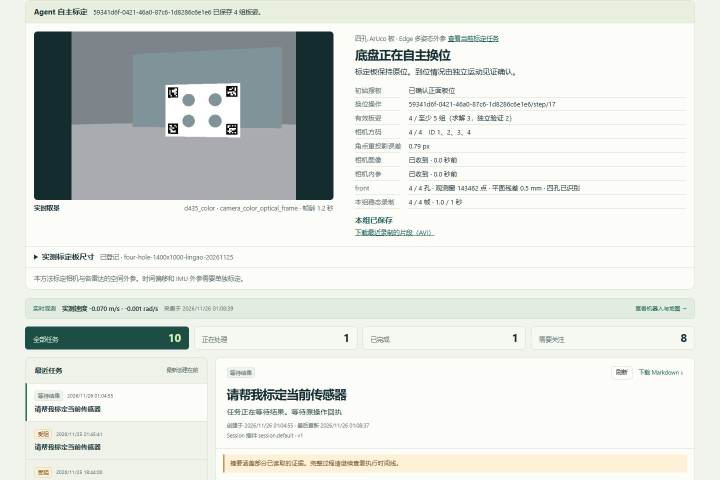
#> input picture artifacts/verification/fixed-rover-gazebo-20261125/tracking-nov26/workbench-reverse.jpg, 1440 x 960 px (shown at 1/2 size)
$ python four_hole_photo_witness.py ../../artifacts/verification/fixed-rover-gazebo-20261125/tracking-nov26/workbench-reverse.jpg --baseline-mm 1.0
#> lines starting #> are read from the running program, lines starting #| are printed output that depends on the picture
### calibration/circle_target.py
"""Read-only spatial calibration with four through holes and FAST-Calib's ArUco layout.

All metric lengths come from the operator's target profile. LiDAR hole centers
are independently measured in a plane; neither camera pose nor nominal TF is
used to find that plane or to label its rotationally symmetric constellation.
"""
from itertools import combinations, permutations

import cv2
import numpy as np

from calibration import board_solver
from calibration.board_metrics import four_hole_lengths
from calibration.targets import rotation_xyzw


IDS = (1, 2, 4, 3)  # clockwise from the upper left, in the printed board's frame
SIGNS = np.array([[-1., -1.], [1., -1.], [1., 1.], [-1., 1.]])
PAIRS = np.array(list(combinations(range(4), 2)))
ORDERS = np.array(list(permutations(range(4))))
METHOD = "aruco_four_hole_rigid_v1"


# [4 lines left out: function dimensions, not called in this run]


def marker_corners(rgb):
    """Decode all target markers in full-resolution RGB pixel coordinates."""
    image = np.asarray(rgb)
    if image.ndim != 3 or image.shape[2] != 3 or image.dtype != np.uint8 or not image.size:
        raise ValueError("invalid RGB image")
    if not hasattr(cv2, "aruco"):
        raise ValueError("opencv_aruco_unavailable")
    gray = cv2.cvtColor(image, cv2.COLOR_RGB2GRAY)
    a = cv2.aruco
    dictionary = a.getPredefinedDictionary(a.DICT_6X6_250)
    params = a.DetectorParameters() if hasattr(a, "ArucoDetector") else a.DetectorParameters_create()
    params.cornerRefinementMethod = a.CORNER_REFINE_SUBPIX
    if hasattr(a, "ArucoDetector"):
        points, ids, _ = a.ArucoDetector(dictionary, params).detectMarkers(gray)
    else:
        points, ids, _ = a.detectMarkers(gray, dictionary, parameters=params)
    markers = {}
    for ident, corners in zip(() if ids is None else ids.ravel(), points):
        if ident in IDS:
            if ident in markers:
                return {}  # Multiple copies cannot be assigned to the same physical board.
            markers[int(ident)] = corners.reshape(4, 2).astype(float)
    return markers


# [216 lines left out: functions _camera_geometry, _camera_plane, _planning_plane, recognize, _rim, _hole_sets and 1 more, not called in this run]


ANCHOR_MIN_RATIO = .025


# [119 lines left out: functions _rigid, _anchors, score_view_geometry, _holes, _paired, _residuals and 3 more, not called in this run]

### tests/system/four_hole_photo_witness.py
"""Estimate relative board dimensions from one photograph, square markers and a measured baseline."""
import argparse
import hashlib
import json
from pathlib import Path

import cv2
import numpy as np

from calibration.circle_target import IDS,marker_corners


def measure(photo, baseline):
#> called with baseline = 1
    gray=cv2.imread(str(photo),cv2.IMREAD_GRAYSCALE)
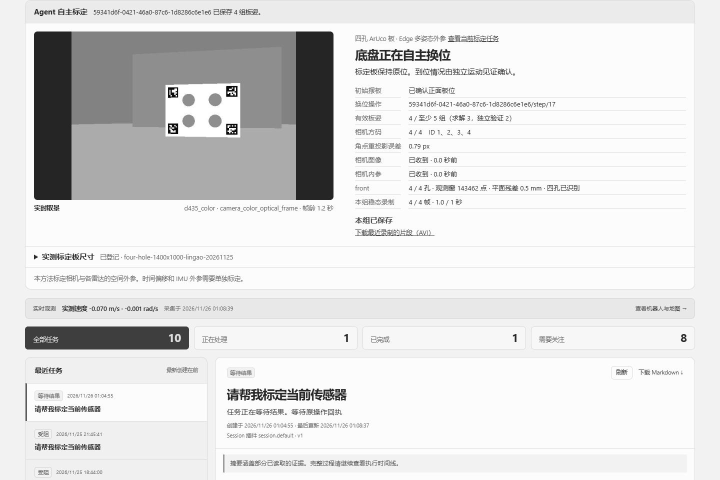
#> gray: shape (960, 1440) (shown at 1/2 size); min 0, max 255, mean 223.6
    marks=marker_corners(cv2.cvtColor(gray,cv2.COLOR_GRAY2RGB))
#> in marker_corners, `points, ids, _ = a.ArucoDetector(dictionary, params).detectMarkers(gray)`: ids = [4, 2, 1, 3]
#> the loop in marker_corners, `for ident, corners in zip(() if ids is None else ids.ravel(), points):` made 4 passes
#> ident on passes 1, 4: 4, 3
#> (ident, corners) on passes 2 to 3: (2, [[452.7, 171.5], [474.4, 171.8], [474.1, 193], [452, 193]]), (1, [[335.6, 174.6], [355, 174], [355.4, 194.3], [335.8, 195.2]])
#> after the loop in marker_corners, `for ident, corners in zip(() if ids is None else ids.ravel(), points):`: markers = 4 items
#> marks = 4 items
    if set(marks)!=set(IDS):
        raise ValueError("all four unique printed markers must be visible")
    corners=np.stack([marks[i] for i in IDS])
    def center(q):
        p=np.column_stack((q,np.ones(4)))
        c=np.cross(np.cross(p[0],p[2]),np.cross(p[1],p[3]))
        return c[:2]/c[2]
    unit=np.float32([[0,0],[1,0],[1,1],[0,1]])
    h=cv2.getPerspectiveTransform(np.float32([center(m) for m in corners]),unit)
#> h = [[0.0105, 4.6e-05, -3.63], [0.000311, 0.0163, -3.11], [0.000506, 1.71e-06, 1]]
    q=cv2.perspectiveTransform(corners.reshape(1,-1,2),h).reshape(4,4,2)
    # A rectangular grid leaves one unknown axis scale. Fit it from the square printed codes.
    edges=q-np.roll(q,1,axis=1)
    horizontal=abs(edges[:,:,0])>abs(edges[:,:,1])
#> horizontal = [[False, True, False, True], [False, True, False, True], [False, True, False, True], [False, True, False, True]]
    marker_x=abs(edges[:,:,0][horizontal])*baseline
#> marker_x = [0.173, 0.174, 0.176, 0.179, 0.179, 0.179, 0.174, 0.176]
    marker_y=abs(edges[:,:,1][~horizontal])
#> marker_y = [0.286, 0.28, 0.284, 0.279, 0.278, 0.28, 0.273, 0.287]
    height=float(np.median(marker_x)/np.median(marker_y))
#> height = 0.629
    pad=150
    h=np.array([[baseline,0,pad],[0,height,pad],[0,0,1.]])@h
#> h = [[0.0864, 0.000302, 146.4], [0.0761, 0.0105, 148], [0.000506, 1.71e-06, 1]]
    rect=cv2.warpPerspective(gray,h,(round(baseline+2*pad),round(height+2*pad)))
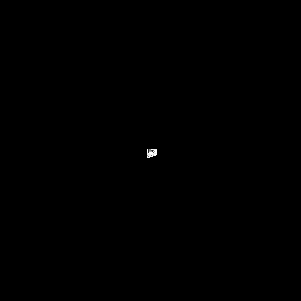
#> rect: shape (301, 301); min 0, max 254, mean 0.2
    centers=[]
    diameters=[]
    seeds=[]
    for x,y in ((0,0),(1,0),(1,1),(0,1)):
        # Each quarter is searched independently. The supplied board spacing and diameter are not inputs.
        x0=round(pad+x*baseline/2)
        y0=round(pad+y*height/2)
        part=rect[y0:round(y0+height/2),x0:round(x0+baseline/2)]
        circles=cv2.HoughCircles(cv2.GaussianBlur(part,(5,5),1),cv2.HOUGH_GRADIENT,1,minDist=baseline*.20,
                                 param1=80,param2=35,minRadius=int(baseline*.06),maxRadius=int(height*.23))
        if circles is None or len(circles[0])!=1:
            raise ValueError("no unique circular rim in photograph quadrant")
        cx,cy,r=circles[0,0]
        seeds.append((float(cx+x0),float(cy+y0),float(r)))
#> this loop made 1 pass
#> y0 on pass 1: 150
#> after the loop, seeds = []
    blurred=cv2.GaussianBlur(rect,(5,5),1.)
    dy,dx=np.gradient(blurred.astype(float))
    ey,ex=np.nonzero(cv2.Canny(blurred,18,65))
    pix=np.column_stack((ex,ey))
    for x,y,r in seeds:
        offsets=pix-[x,y]
        radii=np.linalg.norm(offsets,axis=1)
        grad=np.column_stack((dx[ey,ex],dy[ey,ex]))
        cos=abs((offsets*grad).sum(axis=1))/np.maximum(1.,radii*np.linalg.norm(grad,axis=1))
        ring=pix[(abs(radii-r)<4.5)&(cos>.8)]
        take=np.ones(len(ring),dtype=bool)
        for _ in range(4):
            group=ring[take]
            if len(group)<40:
                raise ValueError("insufficient optical rim support")
            a,b,c=np.linalg.lstsq(np.column_stack((2*group,np.ones(len(group)))),
                                  (group*group).sum(axis=1),rcond=None)[0]
            radius=np.sqrt(c+a*a+b*b)
            residual=np.linalg.norm(ring-[a,b],axis=1)-radius
            take=abs(residual)<max(1.4,2.5*np.median(abs(residual[take])))
        sectors=np.arctan2(ring[take,1]-b,ring[take,0]-a)
        if len(np.unique(np.floor((sectors+np.pi)/(np.pi/12))))<18:
            raise ValueError("optical rim lacks angular support")
        centers.append(np.array([a-pad,b-pad]))
        diameters.append(float(2*radius))
    lengths=lambda pairs:[float(np.linalg.norm(centers[i]-centers[j])) for i,j in pairs]
    return dict(scope="relative geometry from one projectively rectified photo; non-certified",
                photo_sha256=hashlib.sha256(photo.read_bytes()).hexdigest(),image_shape_px=list(gray.shape),
                scale_input_horizontal_marker_baseline_mm=baseline, estimated_vertical_marker_spacing_mm=height,
                horizontal_marker_edges_mm=marker_x.tolist(),hole_horizontal_center_spans_mm=lengths([(0,1),(3,2)]),
                hole_vertical_center_spans_mm=lengths([(0,3),(1,2)]),hole_diameters_mm=diameters)


if __name__=="__main__":
    cli=argparse.ArgumentParser(description=__doc__)
    cli.add_argument("photo",type=Path)
    cli.add_argument("--baseline-mm",type=float,required=True)
    args=cli.parse_args()
#> (the run stopped early here; a loop or call above may not have finished)
